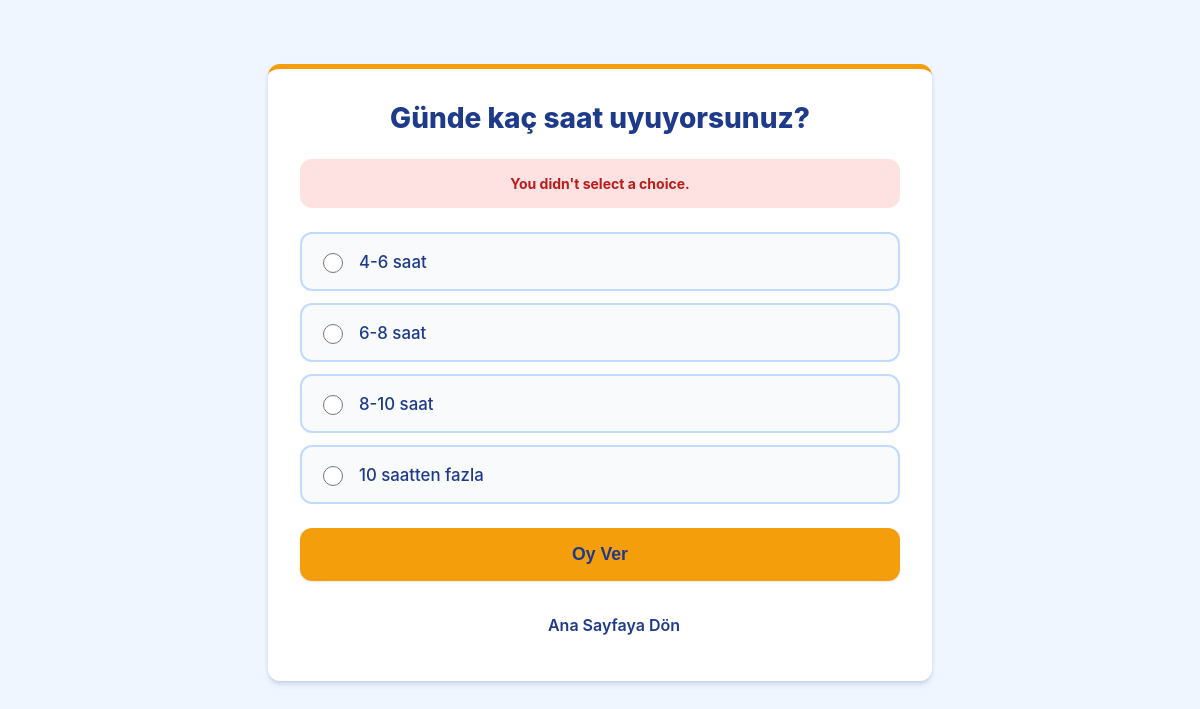
/polls/2/vote/, run on the app's committed database.
### polls/models.py (models this page shows, shortened)
class Question(models.Model):
    question_text = models.CharField(max_length=200)
    pub_date = models.DateTimeField("date published")

class Choice(models.Model):
    question = models.ForeignKey(Question, on_delete=models.CASCADE)
    choice_text = models.CharField(max_length=200)
    votes = models.IntegerField(default=0)

### polls/views.py (the view)
# urls.py: path("<int:question_id>/vote/", views.vote, name="vote"),
def vote(request, question_id):
    question = get_object_or_404(Question, pk=question_id)
    try:
        selected_choice = question.choice_set.get(pk=request.POST["choice"])
    except (KeyError, Choice.DoesNotExist):
        return render(
            request,
            "polls/detail.html",
            {
                "question": question,
                "error_message": "You didn't select a choice.",
            },
        )
    else:
        selected_choice.votes = F("votes") + 1
        selected_choice.save()
        return HttpResponseRedirect(reverse("polls:results", args=(question.id,)))

### polls/templates/polls/detail.html (shortened to what this page needs)
{% load static %}
<!DOCTYPE html>
<html lang="tr">
<head>
    <link rel="stylesheet" href="{% static 'polls/style.css' %}">
</head>
<body>
    <div class="container">
        <h1>{{ question.question_text }}</h1>
        <form action="{% url 'polls:vote' question.id %}" method="post">
            {% if error_message %}
                <div class="error-message"><strong>{{ error_message }}</strong></div>
            {% endif %}
            <div class="choice-list">
                {% for choice in question.choice_set.all %}
                    <div class="choice-option">
                        <input type="radio" name="choice" id="choice{{ forloop.counter }}" value="{{ choice.id }}">
                        <label for="choice{{ forloop.counter }}">{{ choice.choice_text }}</label>
                    </div>
                {% endfor %}
            </div>
            <button type="submit" class="btn-submit">Oy Ver</button>
        </form>
        <br>
        <a href="{% url 'polls:index' %}" class="link-back">Ana Sayfaya Dön</a>
    </div>
</body>
</html>

### polls/static/polls/style.css (style rules this page uses)
:root { --primary-color: #f59e0b; --primary-hover: #d97706; --bg-color: #eff6ff; --card-bg: #ffffff; --text-main: #1e3a8a; --text-muted: #6b7280; --border-color: #bfdbfe; --shadow-sm: 0 1px 2px 0 rgba(30, 58, 138, 0.1); --shadow-md: 0 4px 6px -1px rgba(30, 58, 138, 0.15), 0 2px 4px -1px rgba(30, 58, 138, 0.1); --rounded-lg: 0.75rem; }
body { font-family: 'Inter', -apple-system, BlinkMacSystemFont, "Segoe UI", Roboto, Helvetica, Arial, sans-serif; background-color: var(--bg-color); color: var(--text-main); margin: 0; padding: 0; display: flex; justify-content: center; align-items: flex-start; min-height: 100vh; padding-top: 3rem; }
.container { width: 100%; max-width: 600px; background-color: var(--card-bg); border-radius: var(--rounded-lg); box-shadow: var(--shadow-md); padding: 2rem; margin: 1rem; border-top: 5px solid var(--primary-color); }
h1 { font-size: 1.75rem; font-weight: 800; margin-top: 0; margin-bottom: 1.5rem; color: var(--text-main); text-align: center; }
.choice-list { display: flex; flex-direction: column; gap: 0.75rem; margin-bottom: 1.5rem; }
.choice-option { position: relative; display: flex; align-items: center; padding: 1rem; border: 2px solid var(--border-color); border-radius: var(--rounded-lg); cursor: pointer; transition: all 0.2s; background-color: #f8fafc; }
.choice-option input[type="radio"] { width: 1.25rem; height: 1.25rem; margin-right: 1rem; accent-color: var(--primary-color); cursor: pointer; }
.choice-option label { flex-grow: 1; cursor: pointer; font-size: 1.05rem; font-weight: 500; }
.btn-submit { width: 100%; background-color: var(--primary-color); color: var(--text-main); border: none; padding: 1rem 1.5rem; font-size: 1.1rem; font-weight: 700; border-radius: var(--rounded-lg); cursor: pointer; transition: all 0.2s; box-shadow: var(--shadow-sm); }
.error-message { background-color: #fee2e2; color: #b91c1c; padding: 1rem; border-radius: var(--rounded-lg); margin-bottom: 1.5rem; font-size: 0.875rem; text-align: center; font-weight: bold; }
.link-back { display: inline-block; color: var(--text-main); text-decoration: none; font-weight: 600; text-align: center; width: 100%; padding: 0.75rem; border: 2px solid transparent; border-radius: var(--rounded-lg); transition: all 0.2s; }

### data on the page
Question: question_text "Günde kaç saat uyuyorsunuz?"
Choice: choice_text "4-6 saat"
Choice: choice_text "6-8 saat"
Choice: choice_text "8-10 saat"
Choice: choice_text "10 saatten fazla"

### other printed values
{{ error_message }} "You didn't select a choice."
